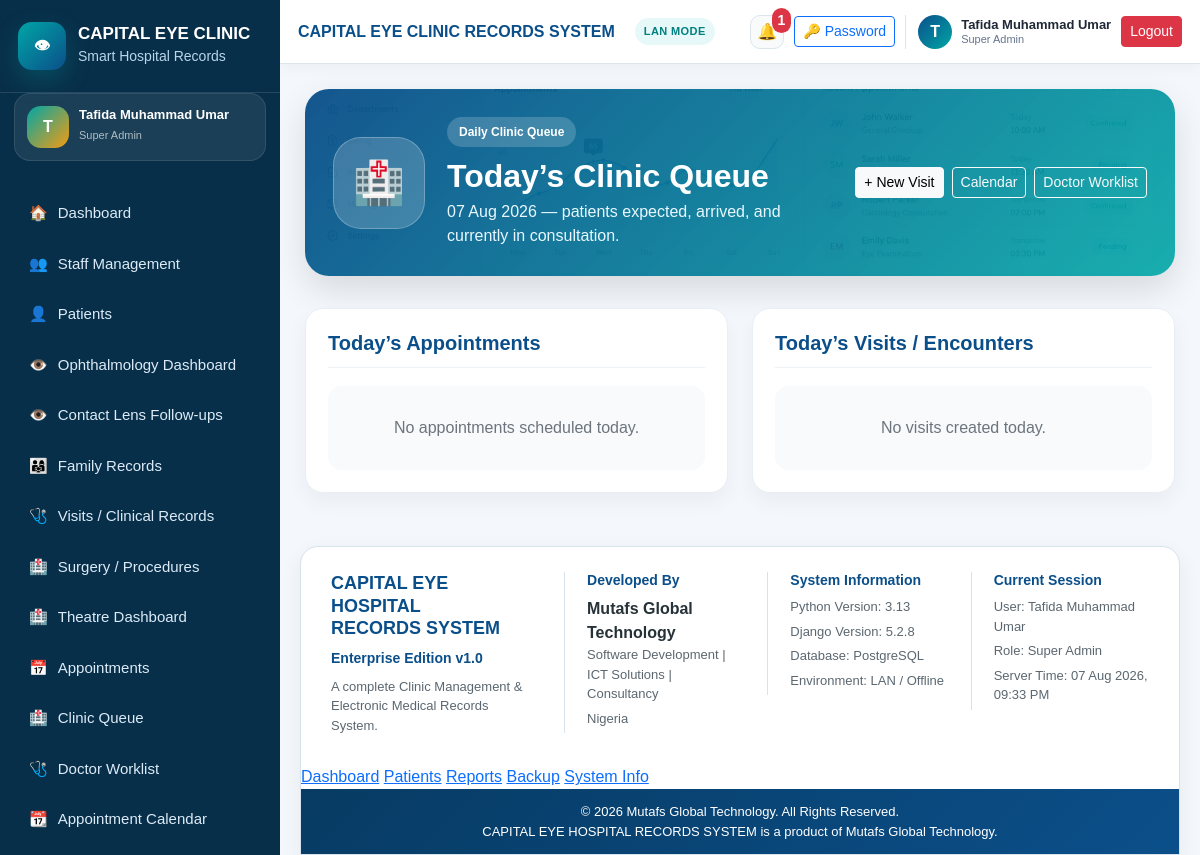
The page /patients/clinic-queue/ (signed in) on the database its author committed.
### settings_app/models.py (models this page shows, shortened)
class SystemSetting(models.Model):
    hospital_name = models.CharField(
        max_length=200,
        default="CAPITAL EYE HOSPITAL",
    )
    system_name = models.CharField(
        max_length=200,
        default="CAPITAL EYE HOSPITAL RECORDS SYSTEM",
    )
    hospital_address = models.TextField(blank=True)
    hospital_phone = models.CharField(max_length=50, blank=True)
    hospital_email = models.EmailField(blank=True)
    receipt_footer = models.TextField(
        blank=True,
        default="Thank you for choosing Capital Eye Hospital.",
    )
    report_footer = models.TextField(
        blank=True,
        default="Generated from CAPITAL EYE HOSPITAL RECORDS SYSTEM.",
    )
    backup_reminder_text = models.CharField(
        max_length=255,
        default="Remember to backup clinic records regularly.",
    )
    default_currency = models.CharField(
        max_length=10,
        default="₦",
    )
    allow_duplicate_warning = models.BooleanField(default=True)
    enable_audit_logs = models.BooleanField(default=True)
    updated_at = models.DateTimeField(auto_now=True)
    class Meta:
        verbose_name = "System Setting"
        verbose_name_plural = "System Settings"
    @classmethod
    def get_settings(cls):
        obj, created = cls.objects.get_or_create(pk=1)
        return obj

### accounts/models.py (models this page shows, shortened)
class User(AbstractUser):
    class Role(models.TextChoices):
        SUPER_ADMIN = "SUPER_ADMIN", "Super Admin"
        HOSPITAL_ADMIN = "HOSPITAL_ADMIN", "Hospital Admin"
        RECEPTIONIST = "RECEPTIONIST", "Receptionist"
        DOCTOR = "DOCTOR", "Doctor/Ophthalmologist"
        NURSE = "NURSE", "Nurse"
        CASHIER = "CASHIER", "Cashier/Accountant"
        RECORDS_OFFICER = "RECORDS_OFFICER", "Records Officer"
        LAB_STAFF = "LAB_STAFF", "Lab/Procedure Staff"
        VIEWER = "VIEWER", "Viewer/Auditor"
    role = models.CharField(
        max_length=30,
        choices=Role.choices,
        default=Role.VIEWER,
    )
    phone_number = models.CharField(max_length=20, blank=True)
    staff_id = models.CharField(max_length=30, blank=True, unique=True, null=True)
    department = models.CharField(max_length=100, blank=True)
    must_change_password = models.BooleanField(default=False)
    is_active_staff = models.BooleanField(default=True)
    created_at = models.DateTimeField(auto_now_add=True)
    updated_at = models.DateTimeField(auto_now=True)
    class Meta:
        ordering = ["first_name", "last_name", "username"]

### notifications/models.py (models this page shows, shortened)
class Notification(models.Model):
    class NotificationType(models.TextChoices):
        INFO = "INFO", "Information"
        WARNING = "WARNING", "Warning"
        SUCCESS = "SUCCESS", "Success"
        DANGER = "DANGER", "Danger"
        APPOINTMENT = "APPOINTMENT", "Appointment"
        BACKUP = "BACKUP", "Backup"
        SYSTEM = "SYSTEM", "System Announcement"
    recipient = models.ForeignKey(
        settings.AUTH_USER_MODEL,
        on_delete=models.CASCADE,
        related_name="notifications",
        null=True,
        blank=True,
        help_text="Leave blank for global notification.",
    )
    title = models.CharField(max_length=200)
    message = models.TextField()
    notification_type = models.CharField(
        max_length=30,
        choices=NotificationType.choices,
        default=NotificationType.INFO,
    )
    link = models.CharField(max_length=255, blank=True)
    is_read = models.BooleanField(default=False)
    is_global = models.BooleanField(default=False)
    created_at = models.DateTimeField(default=timezone.now)
    class Meta:
        ordering = ["-created_at"]
        indexes = [
            models.Index(fields=["recipient", "is_read"]),
            models.Index(fields=["is_global", "is_read"]),
            models.Index(fields=["created_at"]),
        ]

### patients/views.py (the view)
# urls.py: path("clinic-queue/", views.clinic_queue, name="clinic_queue"),
@login_required
def clinic_queue(request):
    today = timezone.localdate()
    visits = PatientVisit.objects.select_related(
        "patient",
        "created_by",
    ).filter(
        visit_date__date=today
    )
    appointments = Appointment.objects.select_related(
        "patient",
        "assigned_to",
    ).filter(
        appointment_date=today
    )
    return render(request, "patients/clinic_queue.html", {
        "visits": visits,
        "appointments": appointments,
        "today": today,
    })

### notifications/context_processors.py (called while the page is built)
def notification_context(request):
    if not request.user.is_authenticated:
        return {
            "unread_notifications_count": 0,
            "recent_notifications": [],
        }
    notifications = Notification.objects.filter(
        recipient=request.user,
        is_read=False,
    ) | Notification.objects.filter(
        is_global=True,
        is_read=False,
    )
    notifications = notifications.order_by("-created_at")
    return {
        "unread_notifications_count": notifications.count(),
        "recent_notifications": notifications[:5],
    }

### templates/patients/clinic_queue.html (shortened to what this page needs)
{% extends "base.html" %}
{% block content %}
<div class="queue-hero">
    <div class="queue-icon">🏥</div>
    <div class="queue-main">
        <span class="queue-label">Daily Clinic Queue</span>
        <h2>Today’s Clinic Queue</h2>
        <p>{{ today|date:"d M Y" }} — patients expected, arrived, and currently in consultation.</p>
    </div>
    <div class="queue-actions">
        <a href="{% url 'visit_create' %}" class="btn btn-light btn-sm">+ New Visit</a>
        <a href="{% url 'appointment_calendar' %}" class="btn btn-outline-light btn-sm">Calendar</a>
        <a href="{% url 'doctor_worklist' %}" class="btn btn-outline-light btn-sm">Doctor Worklist</a>
    </div>
</div>
<div class="row g-4 mt-2">
    <div class="col-lg-6">
        <div class="panel-card">
            <div class="panel-header">
                <h5>Today’s Appointments</h5>
            </div>
            {% for appointment in appointments %}
                <div class="queue-item">
                    <div class="queue-time">{{ appointment.appointment_time|time:"h:i A" }}</div>
                    <div class="queue-info">
                        <strong>{{ appointment.patient.full_name }}</strong>
                        <small>{{ appointment.patient.file_number }} | {{ appointment.get_appointment_type_display }}</small>
                        <small>Status: {{ appointment.get_status_display }}</small>
                    </div>
                    <div class="queue-buttons">
                        {% if appointment.status != "ARRIVED" and appointment.status != "COMPLETED" %}
                            <a href="{% url 'appointment_mark_arrived' appointment.pk %}" class="btn btn-sm btn-outline-success">
                                Arrived
                            </a>
                        {% endif %}
                        {% if appointment.status != "COMPLETED" %}
                            <a href="{% url 'appointment_mark_completed' appointment.pk %}" class="btn btn-sm btn-outline-primary">
                                Complete
                            </a>
                        {% endif %}
                        <a href="{% url 'appointment_detail' appointment.pk %}" class="btn btn-sm btn-outline-dark">
                            Open
                        </a>
                    </div>
                </div>
            {% empty %}
                <div class="empty-state">No appointments scheduled today.</div>
            {% endfor %}
        </div>
    </div>
    <div class="col-lg-6">
        <div class="panel-card">
            <div class="panel-header">
                <h5>Today’s Visits / Encounters</h5>
            </div>
            {% for visit in visits %}
                <div class="queue-item">
                    <div class="queue-time">{{ visit.visit_date|time:"h:i A" }}</div>
                    <div class="queue-info">
                        <strong>{{ visit.patient.full_name }}</strong>
                        <small>{{ visit.patient.file_number }} | {{ visit.get_visit_type_display }}</small>
                        <small>Status: {{ visit.get_status_display }}</small>
                    </div>
                    <div class="queue-buttons">
                        <a href="{% url 'visit_detail' visit.pk %}" class="btn btn-sm btn-outline-primary">
                            Open
                        </a>
                    </div>
                </div>
            {% empty %}
                <div class="empty-state">No visits created today.</div>
            {% endfor %}
        </div>
    </div>
</div>
{% endblock %}

### templates/base.html (shortened to what this page needs)
{% load static %}
<!DOCTYPE html>
<html lang="en">
<head>
    <link href="{% static 'css/bootstrap.min.css' %}" rel="stylesheet">
    <link href="{% static 'css/app.css' %}?v=20260802-4" rel="stylesheet">
</head>
<body>
{% if user.is_authenticated %}
<div class="app-wrapper">
    <aside class="sidebar" id="sidebar">
        <div class="sidebar-brand">
            <div class="brand-logo eye-brand-logo">👁</div>
            <div>
                <h5>{{ system_settings.hospital_name|default:"CAPITAL EYE" }}</h5>
                <small>Smart Hospital Records</small>
            </div>
        </div>
        <div class="sidebar-user-mini">
            <div class="sidebar-user-avatar">
                {{ request.user.get_full_name|default:request.user.username|slice:":1"|upper }}
            </div>
            <div>
                <strong>{{ request.user.get_full_name|default:request.user.username }}</strong>
                <small>{{ request.user.get_role_display }}</small>
            </div>
        </div>
        <nav class="sidebar-nav">
            <a href="{% url 'dashboard' %}"
               class="nav-link-item {% if request.resolver_match.url_name == 'dashboard' %}active{% endif %}">
                <span>🏠</span> Dashboard
            </a>
            <a href="{% url 'staff_dashboard' %}"
               class="nav-link-item {% if 'staff' in request.resolver_match.url_name %}active{% endif %}">
                <span>👥</span> Staff Management
            </a>
            <a href="{% url 'patient_list' %}"
               class="nav-link-item {% if request.resolver_match.url_name == 'patient_list' or request.resolver_match.url_name == 'patient_create' or request.resolver_match.url_name == 'patient_detail' %}active{% endif %}">
                <span>👤</span> Patients
            </a>
            <a href="{% url 'ophthalmology_dashboard' %}"
               class="nav-link-item {% if request.resolver_match.url_name == 'ophthalmology_dashboard' %}active{% endif %}">
                <span>👁️</span> Ophthalmology Dashboard
            </a>
            <a href="{% url 'contact_lens_follow_up_queue' %}"
               class="nav-link-item {% if request.resolver_match.url_name == 'contact_lens_follow_up_queue' %}active{% endif %}">
                <span>👁️</span> Contact Lens Follow-ups
            </a>
            <a href="{% url 'family_group_list' %}" class="nav-link-item">
                <span>👨‍👩‍👧</span> Family Records
            </a>
            <a href="{% url 'visit_list' %}" class="nav-link-item">
                <span>🩺</span> Visits / Clinical Records
            </a>
            <a href="{% url 'surgery_list' %}" class="nav-link-item">
                <span>🏥</span> Surgery / Procedures
            </a>
            <a href="{% url 'surgery_theatre_dashboard' %}" class="nav-link-item">
                <span>🏥</span> Theatre Dashboard
            </a>
            <a href="{% url 'appointment_list' %}" class="nav-link-item">
                <span>📅</span> Appointments
            </a>
            <a href="{% url 'clinic_queue' %}" class="nav-link-item">
                <span>🏥</span> Clinic Queue
            </a>
            <a href="{% url 'doctor_worklist' %}" class="nav-link-item">
                <span>🩺</span> Doctor Worklist
            </a>
            <a href="{% url 'appointment_calendar' %}" class="nav-link-item">
                <span>📆</span> Appointment Calendar
            </a>
            <a href="{% url 'bill_list' %}" class="nav-link-item">
            </a>
        </nav>
    </aside>
    <main class="main-content">
        <header class="topbar enterprise-topbar">
            <div class="topbar-title">
                <strong>{{ system_settings.system_name }}</strong>
                <span class="system-mode-badge">LAN MODE</span>
            </div>
            <div class="user-area enterprise-user-area">
                <a href="{% url 'notification_list' %}" class="topbar-icon-btn position-relative" title="Notifications">
                    🔔
                    {% if unread_notifications_count %}
                        <span class="notification-count-badge">{{ unread_notifications_count }}</span>
                    {% endif %}
                </a>
                <a href="{% url 'change_own_password' %}" class="btn btn-sm btn-outline-primary topbar-password-btn">
                    🔑 Password
                </a>
                <div class="topbar-user-card">
                    <div class="topbar-avatar">
                        {{ request.user.get_full_name|default:request.user.username|slice:":1"|upper }}
                    </div>
                    <div class="topbar-user-text">
                        <strong>{{ request.user.get_full_name|default:request.user.username }}</strong>
                        <small>{{ request.user.get_role_display }}</small>
                    </div>
                </div>
                <a href="{% url 'logout' %}" class="btn btn-sm btn-danger">
                    Logout
                </a>
            </div>
        </header>
        <section class="page-content page-transition">
            {% block content %}{% endblock %}
        </section>
        <footer class="enterprise-footer">
            <div class="enterprise-footer-grid">
                <div class="footer-brand">
                    <h5>CAPITAL EYE HOSPITAL<br>RECORDS SYSTEM</h5>
                    <p>Enterprise Edition v1.0</p>
                    <small>
                        A complete Clinic Management & Electronic Medical Records System.
                    </small>
                </div>
                <div class="footer-section">
                    <h6>Developed By</h6>
                    <strong>Mutafs Global Technology</strong>
                    <p>Software Development | ICT Solutions | Consultancy</p>
                    <small>Nigeria</small>
                </div>
                <div class="footer-section">
                    <h6>System Information</h6>
                    <p>Python Version: 3.13</p>
                    <p>Django Version: 5.2.8</p>
                    <p>Database: PostgreSQL</p>
                    <p>Environment: LAN / Offline</p>
                </div>
                <div class="footer-section">
                    <h6>Current Session</h6>
                    <p>User: {{ request.user.get_full_name|default:request.user.username }}</p>
                    <p>Role: {{ request.user.get_role_display }}</p>
                    <p>Server Time: {% now "d M Y, h:i A" %}</p>
                </div>
            </div>
            <div class="enterprise-footer-links">
                <a href="{% url 'dashboard' %}">Dashboard</a>
                <a href="{% url 'patient_list' %}">Patients</a>
                <a href="{% url 'reports_dashboard' %}">Reports</a>
                <a href="{% url 'backup_dashboard' %}">Backup</a>
                <a href="{% url 'about_system' %}">System Info</a>
            </div>
            <div class="enterprise-footer-bottom">
                © {% now "Y" %} Mutafs Global Technology. All Rights Reserved.
                <br>
                CAPITAL EYE HOSPITAL RECORDS SYSTEM is a product of Mutafs Global Technology.
            </div>
        </footer>
    </main>
</div>
{% else %}
    {% block public_content %}{% endblock %}
{% endif %}
</body>
</html>

### rows shown on the page
SystemSetting: hospital_name "CAPITAL EYE CLINIC", system_name "CAPITAL EYE CLINIC RECORDS SYSTEM"
User: user.get_full_name "T", user.get_full_name "Tafida Muhammad Umar", user.role "Super Admin"
Notification: created_at "07 Aug 2026"

### other values the page prints
{{ unread_notifications_count }} "1"
